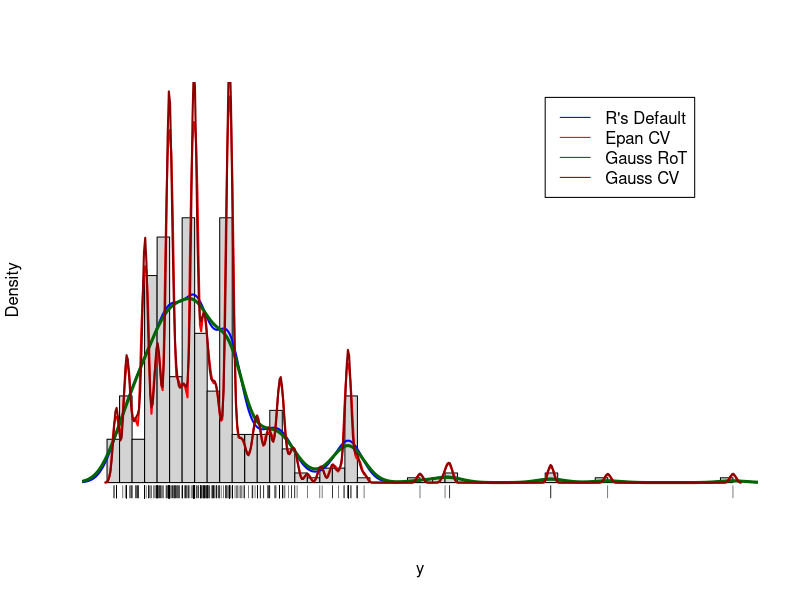

R code for this plot:
#######################################################################
# Density estimation
#######################################################################
library(foreign)
clothing = read.dta("clothing.dta" );
attach(clothing); 
y =  tsales 
#########################################################
s =  sqrt(var(y)) # standard deviation
q3 = quantile(y, 0.75);   # third quartile
q1 = quantile(y, 0.25);   # first quartile 
IQR = q3-q1; #  interquartile range
s =min(s,IQR/1.34);  # robust estimate of standard deviation
N = length(y); 
h.nrr = 1.06 * s/(N^(0.2)); # normal reference bandwidth
h.cv = bw.ucv(y);           
 
hist(y,40, freq = FALSE, col='lightgrey', ylim = c(0,0.000002), axes=F, main = "")
lines(density(y), col="blue", lwd=2); # uses nrr  0.9 * s/(N^(0.2));
lines(density(y , bw = h.cv,  kernel = "epanechnikov"), col = 'red', lwd=2)
lines(density(y , bw = h.nrr, kernel = "gaussian"), col = 'darkgreen', lwd=3); # smooth estimate
lines(density(y , bw = h.cv,  kernel = "gaussian"), col = 'darkred', lwd=2);
rug(y)
legend(0.70* max(y) , 0.000002, legend = c("R's Default", "Epan CV", "Gauss RoT", 
                  "Gauss CV"), col = c("blue", "red", "darkgreen", "darkred"), lty = 1)

